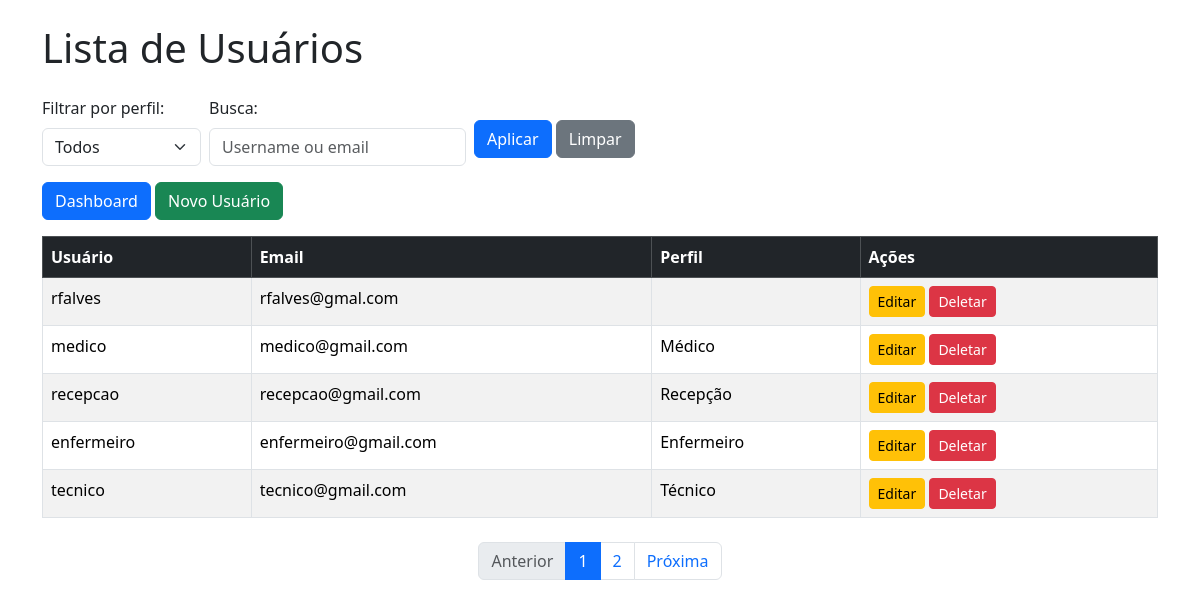
Screenshot of /usuarios/ with the database file from the repository.
### usuarios/models.py (models this page shows, shortened)
class Usuario(AbstractUser):
    PERFIL_CHOICES = [
        ('administrador', 'Administrador'),
        ('medico', 'Médico'),
        ('enfermeiro', 'Enfermeiro'),
        ('tecnico', 'Técnico'),
        ('recepcao', 'Recepção'),
    ]
    perfil = models.CharField(max_length=20, choices=PERFIL_CHOICES, default='recepcao')

### usuarios/views.py (the view)
# urls.py: path('', views.usuario_list, name='usuario_list'),
def usuario_list(request):
    busca = request.GET.get('busca', '')
    perfil_filtro = request.GET.get('perfil', 'todos')
    usuarios = Usuario.objects.all()
    if perfil_filtro != 'todos':
        usuarios = usuarios.filter(perfil=perfil_filtro)
    if busca:
        usuarios = usuarios.filter(username__icontains=busca) | usuarios.filter(email__icontains=busca)
    paginator = Paginator(usuarios, 5)  # 5 por página
    page_number = request.GET.get('page')
    page_obj = paginator.get_page(page_number)
    return render(request, 'usuarios/usuario_list.html', {'page_obj': page_obj, 'busca': busca, 'perfil_filtro': perfil_filtro})

### usuarios/templates/usuarios/usuario_list.html (shortened to what this page needs)
{% extends 'usuarios/base.html' %}
{% load form_tags %}
{% block content %}
<h1 class="mb-4">Lista de Usuários</h1>
<form method="get" class="mb-3 row g-2 align-items-center">
    <div class="col-auto">
        <label for="perfil" class="form-label">Filtrar por perfil:</label>
        <select name="perfil" id="perfil" class="form-select">
            <option value="todos" {% if perfil_filtro == "todos" %}selected{% endif %}>Todos</option>
        </select>
    </div>
    <div class="col-auto">
        <label for="busca" class="form-label">Busca:</label>
        <input type="text" name="busca" id="busca" class="form-control" value="{{ busca }}" placeholder="Username ou email">
    </div>
    <div class="col-auto mt-4">
        <button type="submit" class="btn btn-primary">Aplicar</button>
        <a href="{% url 'usuario_list' %}" class="btn btn-secondary">Limpar</a>
    </div>
</form>
<a href="{% url 'admin_dashboard' %}" class="btn btn-primary mb-3">Dashboard</a>
<a class="btn btn-success mb-3" href="{% url 'usuario_create' %}">Novo Usuário</a>
<table class="table table-striped table-bordered">
    <thead class="table-dark">
        <tr>
            <th>Usuário</th>
            <th>Email</th>
            <th>Perfil</th>
            <th>Ações</th>
        </tr>
    </thead>
    <tbody>
        {% for usuario in page_obj %}
        <tr class="perfil-{{ usuario.perfil }}">
            <td>{{ usuario.username }}</td>
            <td>{{ usuario.email }}</td>
            <td>{{ usuario.get_perfil_display }}</td>
            <td>
                <a class="btn btn-sm btn-warning" href="{% url 'usuario_update' usuario.id %}">Editar</a>
                <a class="btn btn-sm btn-danger" href="{% url 'usuario_delete' usuario.id %}">Deletar</a>
            </td>
        </tr>
        {% empty %}
        <tr>
            <td colspan="4">Nenhum usuário encontrado.</td>
        </tr>
        {% endfor %}
    </tbody>
</table>
<nav aria-label="Navegação de páginas" class="mt-4">
    <ul class="pagination justify-content-center">
        {% if page_obj.has_previous %}
            <li class="page-item">
                <a class="page-link" href="?page={{ page_obj.previous_page_number }}&perfil={{ perfil_filtro }}&busca={{ busca }}">Anterior</a>
            </li>
        {% else %}
            <li class="page-item disabled"><span class="page-link">Anterior</span></li>
        {% endif %}
        {% for num in page_obj.paginator.page_range %}
            {% if page_obj.number == num %}
                <li class="page-item active"><span class="page-link">{{ num }}</span></li>
            {% else %}
                <li class="page-item">
                    <a class="page-link" href="?page={{ num }}&perfil={{ perfil_filtro }}&busca={{ busca }}">{{ num }}</a>
                </li>
            {% endif %}
        {% endfor %}
        {% if page_obj.has_next %}
            <li class="page-item">
                <a class="page-link" href="?page={{ page_obj.next_page_number }}&perfil={{ perfil_filtro }}&busca={{ busca }}">Próxima</a>
            </li>
        {% else %}
            <li class="page-item disabled"><span class="page-link">Próxima</span></li>
        {% endif %}
    </ul>
</nav>
{% endblock %}

### usuarios/templates/usuarios/base.html (style rules this page uses)
.perfil-tecnico { background-color: #ccffcc; }
.perfil-medico { background-color: #cce0ff; }
.perfil-enfermeiro { background-color: #fff0b3; }
.perfil-recepcao { background-color: #f0ccff; }

### rows the page displays
Usuario: username "rfalves", email "rfalves@gmal.com"
Usuario: username "medico", email "medico@gmail.com", perfil "Médico"
Usuario: username "recepcao", email "recepcao@gmail.com", perfil "Recepção"
Usuario: username "enfermeiro", email "enfermeiro@gmail.com", perfil "Enfermeiro"
Usuario: username "tecnico", email "tecnico@gmail.com", perfil "Técnico"

### other values shown
{{ num }} "1"
{{ num }} "2"
